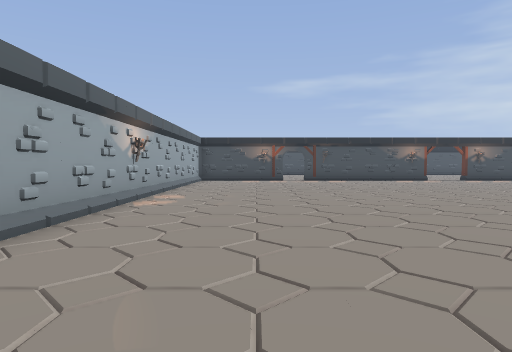
View 1 (above)

18 first-person views from a walk through a 3-D level made in the Godot game engine. The camera is 1.5 m above the floor, tilts 2° down and sees 75° across. The floor is counted in squares, 2 m on a side. Each view is taken from the middle of a square. On the plan, view 1 faces up. The plan holds only what a view shows up to about 11 squares ahead; the rest is blank. The place goes on beyond the plan. Flat picture figures and markers are not drawn. Some surface patterns are stand-ins.

View 2
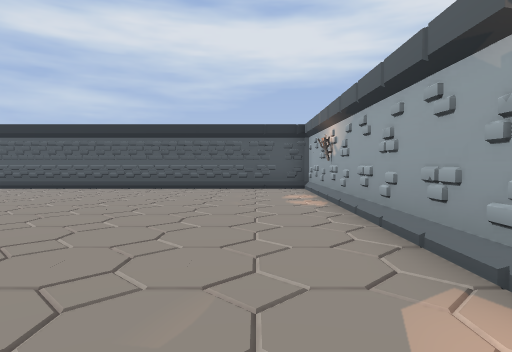

View 3
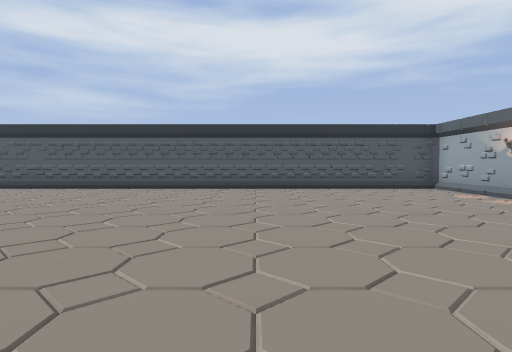

View 4
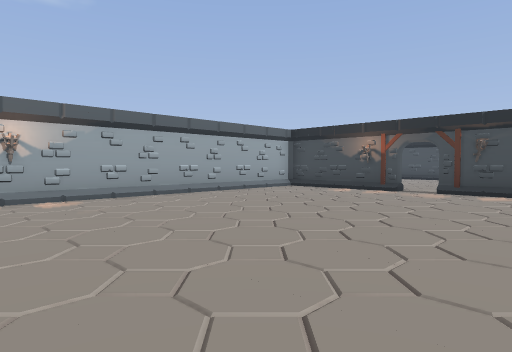

View 5
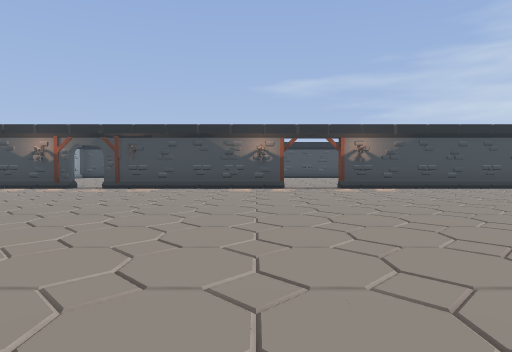

View 6
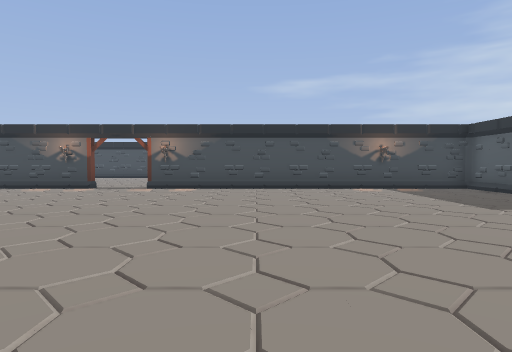

View 7
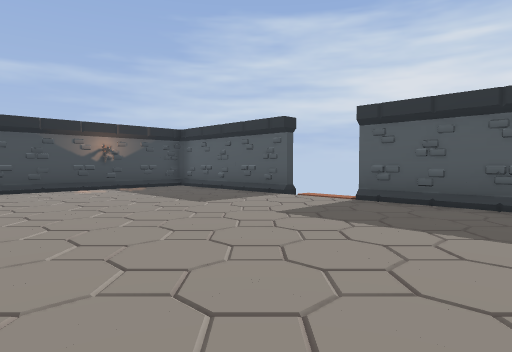

View 8
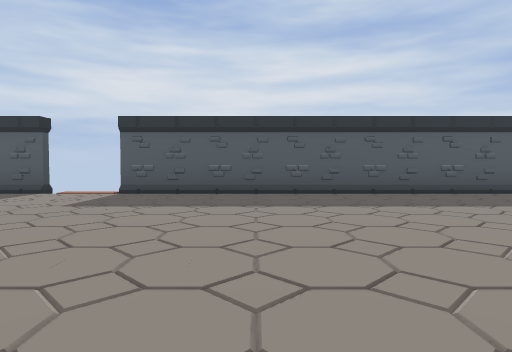

View 9
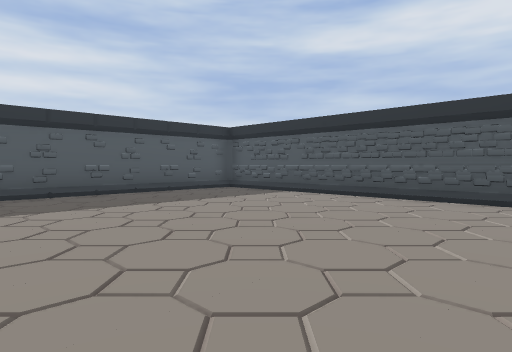

View 10
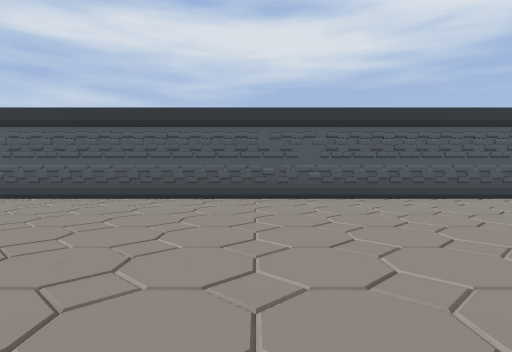

View 11
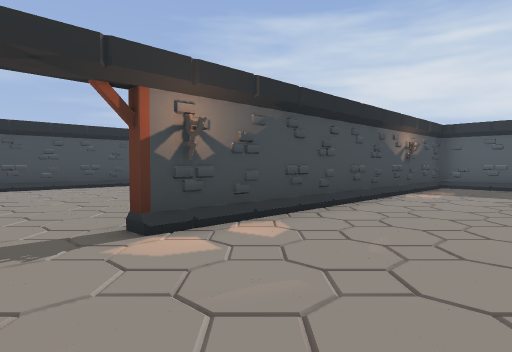

View 12
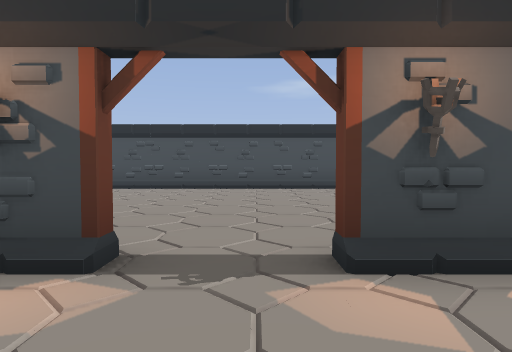

View 13
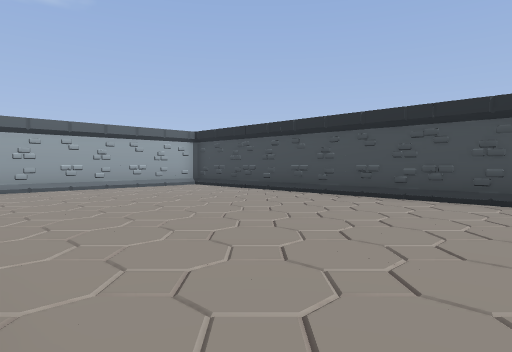

View 14
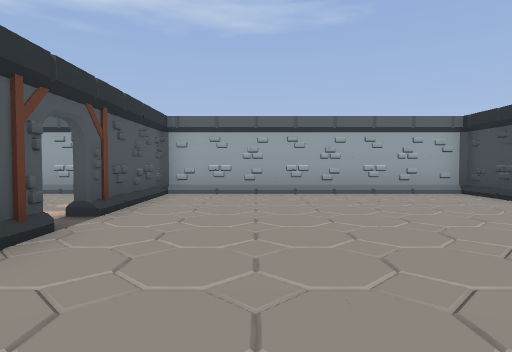

View 15
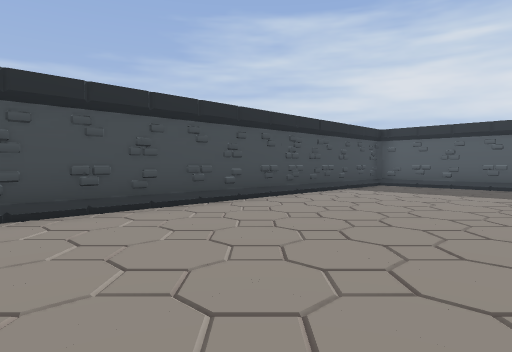

View 16
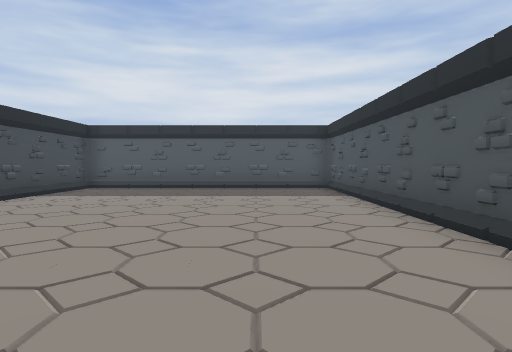

View 17
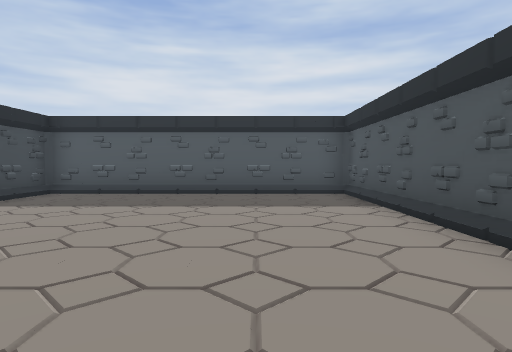

View 18
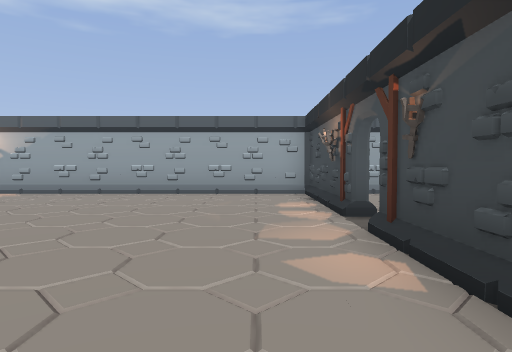

### Floor plan
Key: @ floor where view 1 was taken; # wall or solid block; . floor; / step, stairs or slope; v drop or lower ground; T torch; O other object.
Columns run from 3 left of view 1 to 20 right of it. Each row starts with its distance up from view 1.
 24 #######################
 23 #//////////////////////#
 22 #......................#
 21 #......................#
 20 #......................#
 19 #......................#
 18 #......................#
 17 #......................#
 16 #......................#
 15 #####.T###O..T##########
 14 #......................#
 13 #......................#
 12 #......................#
 11 #......................#
 10 #......................v
  9 #......................v
  8 #......................#
  7 #............ .........
  6 #...........   ........#
  5 #..........   .........#
  4 #.........   ..........#
  3 #.......... ...........#
  2 #......................
  1 #......................
  0 #..@...................#
 -1 #......................
 -2 #......................#
 -3 #######################

Positions as (right, up) in squares from view 1, and headings:
1: (0, 0), facing up
2: (-1, 8), facing down
3: (3, 8), facing down
4: (5, 6), facing up-left
5: (7, 5), facing up
6: (13, 5), facing up
7: (13, 5), facing up-right
8: (11, 5), facing right
9: (11, 5), facing down-right
10: (11, 5), facing down
11: (8, 12), facing up-right
12: (9, 13), facing up
13: (8, 16), facing up-left
14: (6, 18), facing left
15: (8, 18), facing up-right
16: (9, 18), facing right
17: (11, 18), facing right
18: (6, 14), facing left
